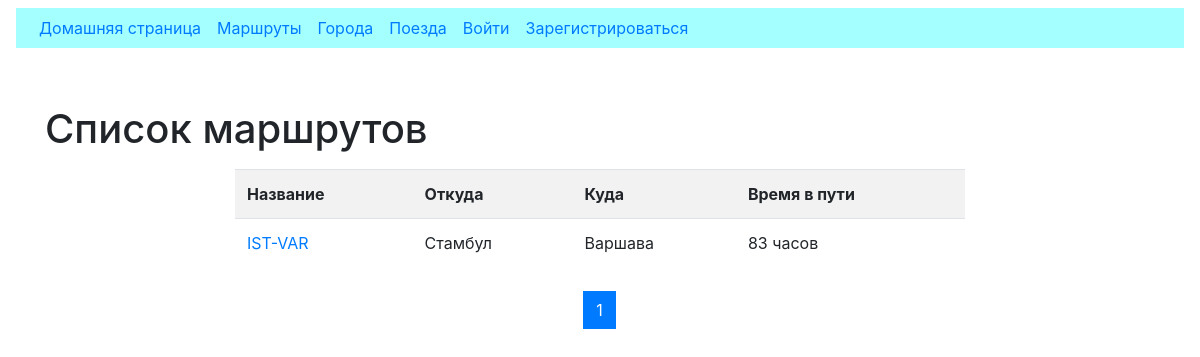
Page /list/ on the committed database.
### routes/models.py (models this page shows, shortened)
class Route(models.Model):
    name = models.CharField(
        max_length=50, unique=True, verbose_name='Название маршрута')
    travel_times = models.PositiveSmallIntegerField(
        verbose_name='Общее время в пути')
    from_city = models.ForeignKey(
        City, on_delete=models.CASCADE,
        related_name='route_from_city_set',
        verbose_name='Из какого города')
    to_city = models.ForeignKey(
        'cities.City', on_delete=models.CASCADE,
        related_name='route_to_city_set',
        verbose_name='В какой город')
    trains = models.ManyToManyField(
        'trains.Train', verbose_name='Список поездов')
    class Meta:
        verbose_name = 'Маршрут'
        verbose_name_plural = 'Маршруты'
        ordering = ['name']

### cities/models.py (models this page shows, shortened)
class City(models.Model):
    name = models.CharField(max_length=20, unique=True, verbose_name="Город")
    def __str__(self):
        return self.name
    class Meta:
        verbose_name = "Город"
        verbose_name_plural = "Города"
        ordering = ["name"]

### routes/views.py (the view)
# urls.py: path('list/', RouteListView.as_view(), name='list'),
class RouteListView(ListView):
    model = Route
    paginate_by = 10
    template_name = 'routes/list.html'

### routes/templates/routes/list.html (shortened to what this page needs)
{% extends 'base.html' %}
{% block content %}
    <h1>Список маршрутов</h1>
    <div class="row ">
        <div class="col-md-8 mx-auto my-2">
            <table class="table table-striped">
                <tr>
                    <th>Название</th>
                    <th>Откуда</th>
                    <th>Куда</th>
                    <th>Время в пути</th>
                </tr>
                {% for object in page_obj %}
                    <tr>
                        <td>
                            <a href="{% url 'detail' pk=object.pk %}">{{ object.name }}</a>
                        </td>
                        <td>{{ object.from_city }}</td>
                        <td>{{ object.to_city }}</td>
                        <td>{{ object.travel_times }} часов</td>
                    </tr>
                {% endfor %}
            </table>
        </div>
    </div>
    <nav aria-label="Page navigation example">
        <ul class="pagination justify-content-center">
            {% for page in page_obj.paginator.page_range %}
                <li class="page-item {% if page == page_obj.number %} active {% endif %} ">
                    <a class="page-link" href="?page={{ page }}">
                        {{ page }}
                    </a>
                </li>
            {% endfor %}
        </ul>
    </nav>
{% endblock %}

### rows in the picture
Route: name "IST-VAR", from_city "Стамбул", to_city "Варшава", travel_times "83"

### other values in the picture
{{ page }} "1"
